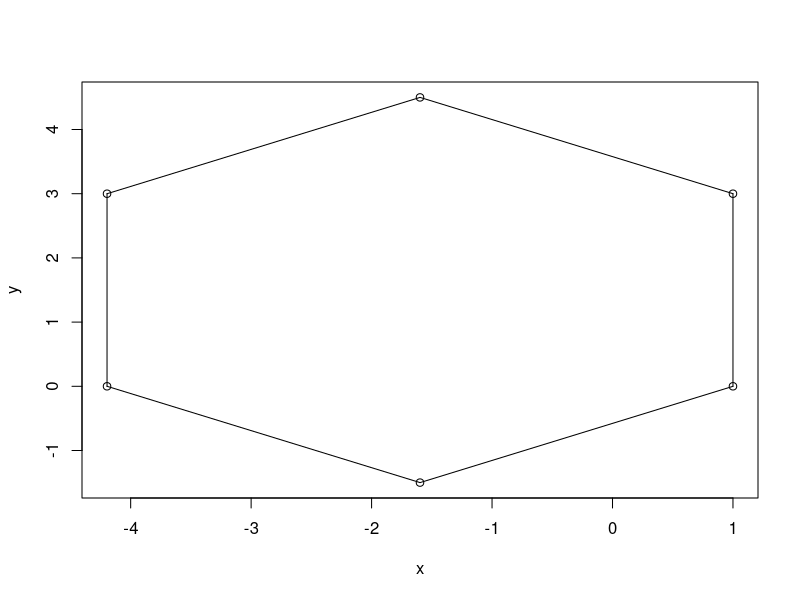

The R script that drew this image:
#kąt jest liczony od prawej strony osi OX do lewej (przeciwnie z ruchem wskazówek zegara)
# sin <- (sin.a * cos.b + cos.a * sin.b)
# cos <- (cos.a * cos.b - sin.a * sin.b)

plot.reghex <- function(xs, ys, r, alpha = 0){
  
  if(is.numeric(xs) == FALSE){
    stop("First argument is non-numeric")
  } else if(is.numeric(ys) == FALSE){
    stop("Second argument is non-numeric")
  } else if(is.numeric(r) == FALSE){
    stop("Third argument is non-numeric")
  } else if(is.numeric(alpha) == FALSE){
    stop("Fourth argument is non-numeric")
  } else if(alpha == 0){
    sin.a <- 0
    cos.a <- 1
  } else if(alpha == 30) {
    sin.a <- 1/2
    cos.a <- (sqrt(3))/2
  } else if(alpha == 45) {
    sin.a <- (sqrt(2))/2
    cos.a <- (sqrt(2))/2
  } else if(alpha == 60) {
    sin.a <- (sqrt(3))/2
    cos.a <- 1/2
  } else if(alpha == 90) {
    sin.a <- 1
    cos.a <- 0
  } else if(alpha == 120) {
    sin.a <- (sqrt(3))/2
    cos.a <- -1/2
  } else if(alpha == 135) {
    sin.a <- (sqrt(2))/2
    cos.a <- -(sqrt(2))/2
  } else if(alpha == 150) {
    sin.a <- 1/2
    cos.a <- -(sqrt(3))/2
  } else if(alpha == 180) {
    sin.a <- 0
    cos.a <- -1
  } else if(alpha == 210) {
    sin.a <- -1/2
    cos.a <- -(sqrt(3))/2
  } else if(alpha == 225) {
    sin.a <- -(sqrt(2))/2
    cos.a <- -(sqrt(2))/2
  } else if(alpha == 240) {
    sin.a <- -(sqrt(3))/2
    cos.a <- -1/2
  } else if(alpha ==  270) {
    sin.a <- -1
    cos.a <- 0
  } else if(alpha == 300) {
    sin.a <- -(sqrt(3))/2
    cos.a <- 1/2
  } else if(alpha ==  315) {
    sin.a <- -(sqrt(2))/2
    cos.a <- (sqrt(2))/2
  } else if(alpha == 330) {
    sin.a <- -1/2
    cos.a <- (sqrt(3))/2
  } else if(alpha == 360) {
    sin.a <- 0
    cos.a <- 1
  } else {
    stop("Unfortunately, this angle is not included, please try choosing a less complex one instead.")
  }
    
  x1 <- xs + r * cos.a
  y1 <- ys + r * sin.a
  
  x2 <- x1 + r * (cos.a * 1/2 - sin.a * ((sqrt(3))/2))
  y2 <- y1 + r * (sin.a * 1/2 + cos.a * ((sqrt(3))/2))
  
  x3 <- x2 + r * (cos.a * (-1/2) - sin.a * ((sqrt(3))/2))
  y3 <- y2 + r * (sin.a * (-1/2) + cos.a * ((sqrt(3))/2))

  x4 <- x3 + r * (cos.a * (-1) - sin.a * 0)
  y4 <- y3 + r * (sin.a * (-1) + cos.a * 0)

  x5 <- x4 + r * (cos.a * (-1/2) - sin.a * ((-sqrt(3))/2))
  y5 <- y4 + r * (sin.a * (-1/2) + cos.a * ((-sqrt(3))/2))
  
  x <- c(xs, x1, x2, x3, x4, x5)
  y <- c(ys, y1, y2, y3, y4, y5)
  
  plot(x, y)
  
  lines(c(x[1], x[2]), c(y[1], y[2]))
  lines(c(x[2], x[3]), c(y[2], y[3]))
  lines(c(x[3], x[4]), c(y[3], y[4]))
  lines(c(x[4], x[5]), c(y[4], y[5]))
  lines(c(x[5], x[6]), c(y[5], y[6]))
  lines(c(x[6], x[1]), c(y[6], y[1]))
}

plot.reghex(1,0,3, 90)